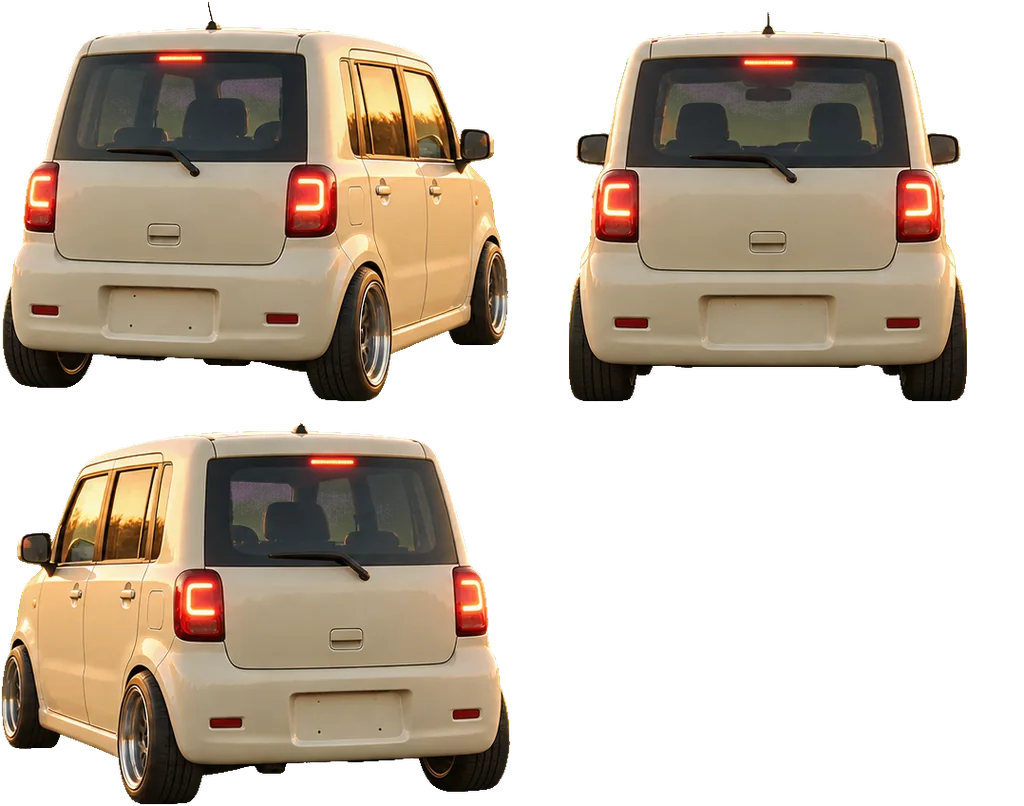
#> input picture assets/cars/kei.webp, 1024 x 806 px, given in place of grab_red_car_3view.mp4_0.5.png, which was not available
$ python key_cars.py
#> lines starting #> are read from the running program, lines starting #| are printed output that depends on the picture; after the words box and inside, x2 and y2 are one past the last pixel; in counts of white or black regions, pixels touching at a corner belong together; pictures that were not available may be replaced by others from this repository, and a replacement may not be noted
#!/usr/bin/env python3
"""Chroma-key the Gemini car videos into 6-frame sprite sheets.

Sheet frame order (left to right):
  0 noseR  (video LEFT car: yawed so its nose points right of frame)
  1 mid    (straight)
  2 noseL  (video RIGHT car, the mirror)
  3-5 the same three views with exhaust flames
All six frames share one canvas (same width/height, same ground baseline).
"""
import sys, json, os, subprocess
import numpy as np
from PIL import Image

A = "/Users/ananseclaw/staging/lz-fable-assets"
OUT = sys.argv[1] if len(sys.argv) > 1 else os.path.join(A, "out")
os.makedirs(OUT, exist_ok=True)
CARS = {"red": ("red_car_3view.mp4", 0.5, 3.0), "silver": ("silver_car_3view.mp4", 0.5, 3.5)}

def grab(video, t):
#> called with video = 'red_car_3view.mp4', t = 0.5
    p = os.path.join(A, "frames", f"grab_{os.path.basename(video)}_{t}.png")
    subprocess.run(["ffmpeg", "-v", "error", "-y", "-ss", str(t), "-i", os.path.join(A, video), "-frames:v", "1", p], check=True)
#> (this line was passed over: subprocess is not available in this run)
    return np.asarray(Image.open(p).convert("RGB")).astype(np.float32)
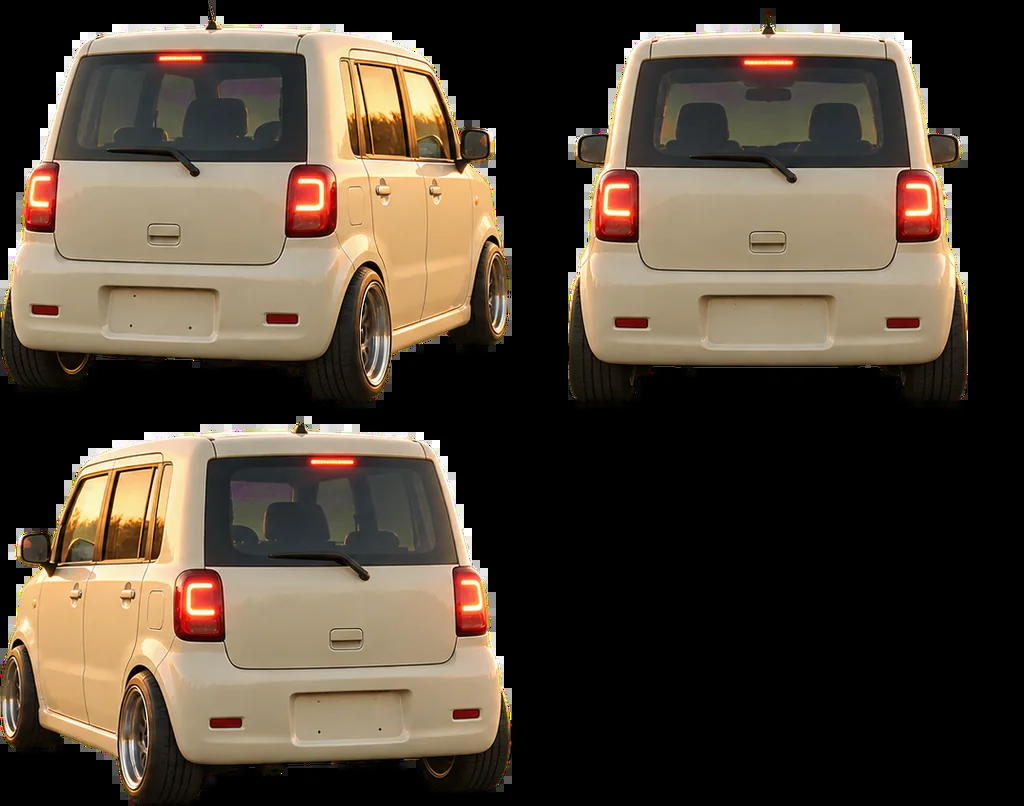
#> returned value: shape (806, 1024, 3) float32; mean of channels 0, 1, 2 80, 68.4, 54.9; drawn as R, G, B

def key(rgb):
    r, g, b = rgb[..., 0], rgb[..., 1], rgb[..., 2]
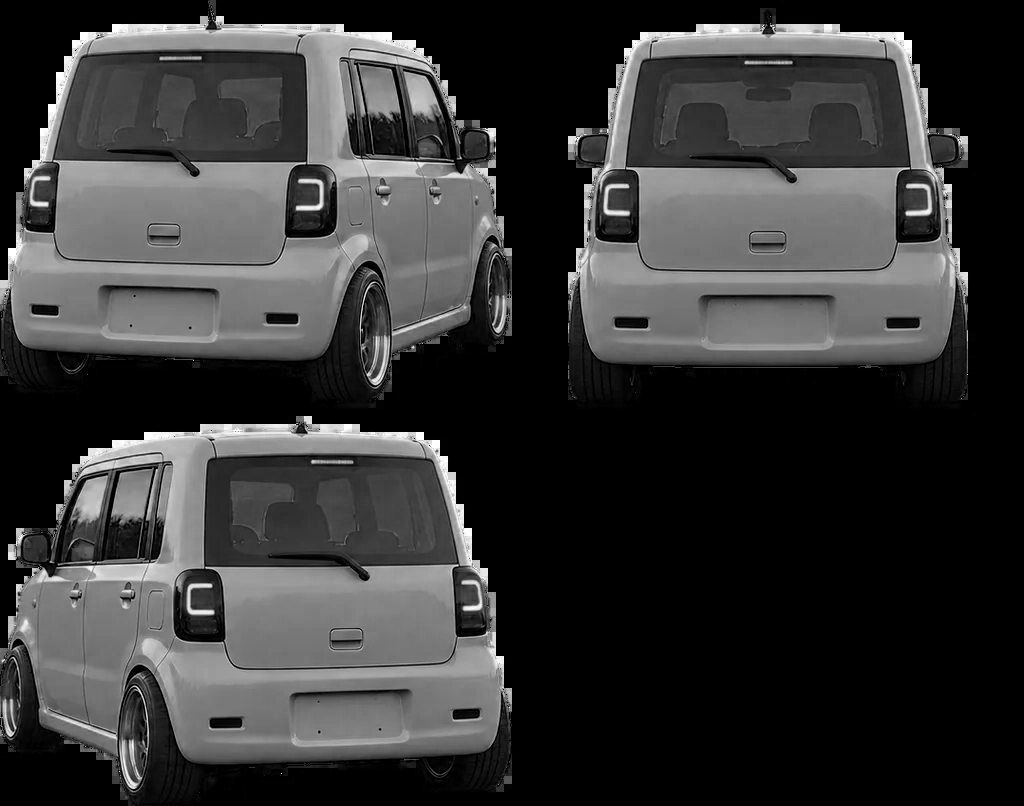
#> b: shape (806, 1024) float32; min 0, max 255, mean 54.9
    d = g - np.maximum(r, b)                      # green dominance
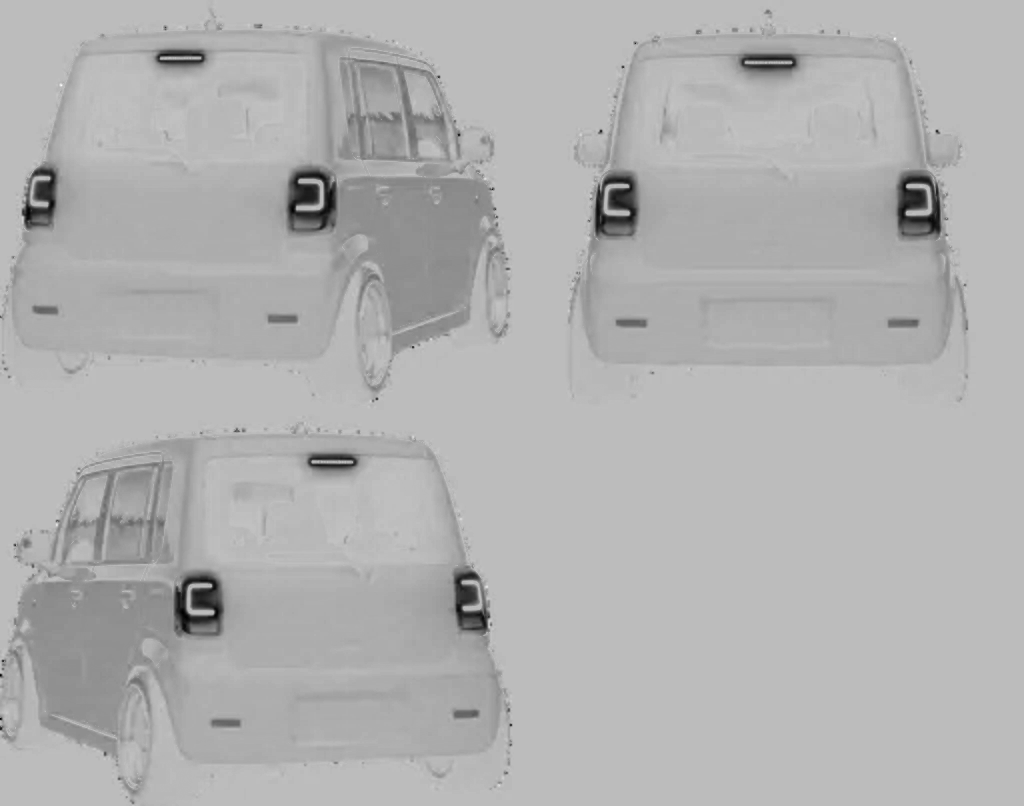
#> d: shape (806, 1024) float32; min -207, max 73, mean -11.9; drawn with min black and max white
    lo, hi = 10.0, 48.0
    alpha = np.clip(1.0 - (d - lo) / (hi - lo), 0.0, 1.0)
    # background colour (median of the top rows, which are pure screen)
    G = np.median(rgb[:40].reshape(-1, 3), axis=0)
#> G = [0, 0, 0]
    # unmix anti-aliased edges: c = a*fg + (1-a)*G
    a3 = alpha[..., None]
    safe = np.maximum(a3, 0.2)
    fg = (rgb - (1 - a3) * G) / safe
    fg = np.where(a3 > 0.05, fg, rgb)
    # despill: green never above the larger of red/blue
    mx = np.maximum(fg[..., 0], fg[..., 2])
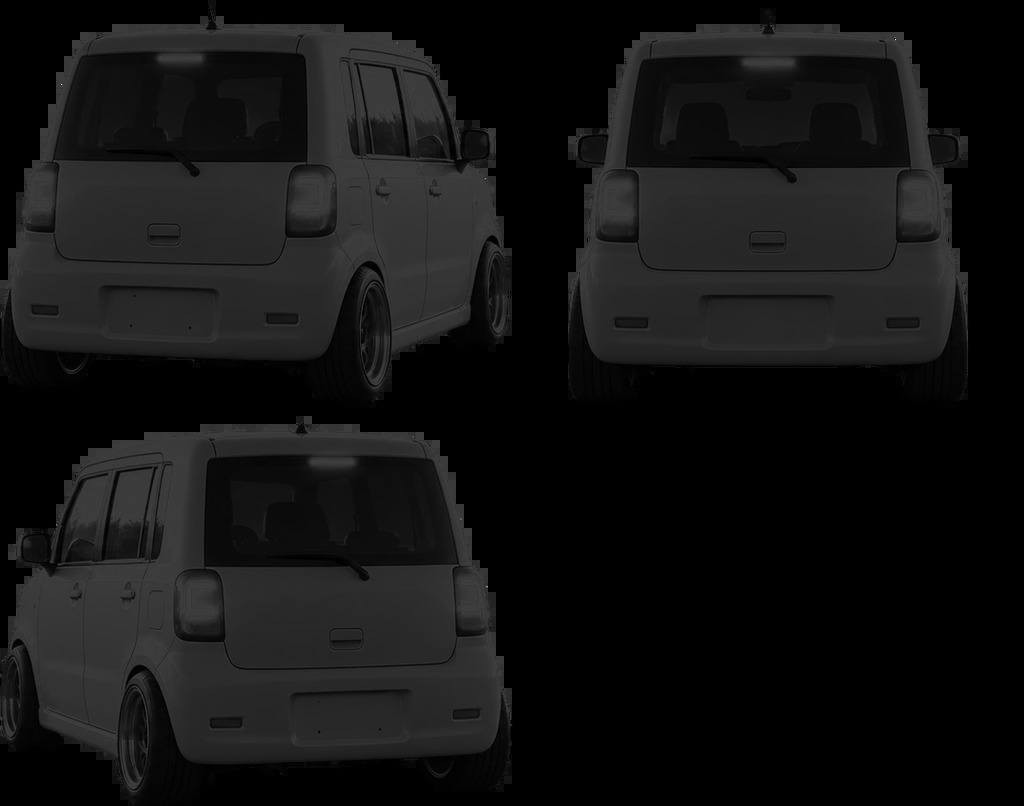
#> mx: shape (806, 1024) float32; min 0, max 1060, mean 80.3; drawn with min black and max white
    fg[..., 1] = np.minimum(fg[..., 1], mx + 2)
#> fg: shape (806, 1024, 3) float32; mean of channels 0, 1, 2 80, 68.4, 54.9
    fg = np.clip(fg, 0, 255)
    return fg, alpha

def components(mask):
    """Connected components (4-neighbour) without scipy: iterative label propagation on a
    downsampled grid is too lossy, so do a simple two-pass union-find on rows."""
    h, w = mask.shape
    labels = np.zeros((h, w), np.int32)
    parent = [0]
    def find(x):
        while parent[x] != x:
            parent[x] = parent[parent[x]]
            x = parent[x]
        return x
    nxt = 1
    for y in range(h):
        row = mask[y]
        xs = np.flatnonzero(row)
        if not len(xs):
            continue
        # runs of consecutive pixels
        breaks = np.flatnonzero(np.diff(xs) > 1)
        starts = np.concatenate(([xs[0]], xs[breaks + 1]))
        ends = np.concatenate((xs[breaks], [xs[-1]]))
        for s, e in zip(starts, ends):
            lab = 0
            if y > 0:
                above = labels[y - 1, s:e + 1]
                ids = np.unique(above[above > 0])
                if len(ids):
                    roots = sorted(set(find(int(i)) for i in ids))
                    lab = roots[0]
                    for r_ in roots[1:]:
                        parent[r_] = lab
            if lab == 0:
                lab = nxt; parent.append(lab); nxt += 1
            labels[y, s:e + 1] = lab
    flat = labels.ravel()
    roots = np.array([find(i) for i in range(nxt)], np.int32)
    return roots[flat].reshape(h, w)

def clean(alpha, keep_min=1500):
    """Drop small floating bits (sun glints, specks) and tiny holes."""
#> called with keep_min = 1500
    m = alpha > 0.5
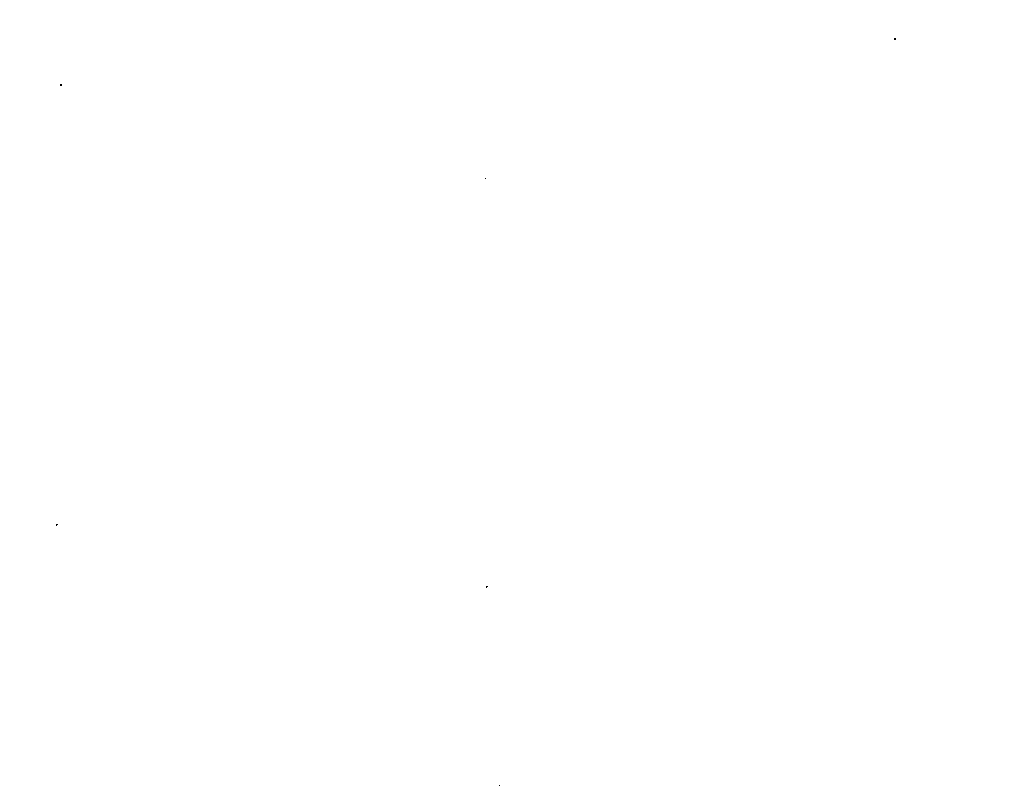
#> m: shape (806, 1024) bool; 100% white; black in thin lines or dots, all inside (x1, y1, x2, y2) = (56, 38, 896, 786)
    lab = components(m)
#> the loop in components, `for y in range(h):` made 806 passes
#> (starts, ends) on passes 1 to 3: ([0], [1023]), ([0], [1023]), ([0], [1023])
#> after the loop in components, `for y in range(h):`: nxt = 2; parent = [0, 1]
    ids, cnt = np.unique(lab[lab > 0], return_counts=True)
#> ids = [1]; cnt = [825328]
    keep = np.isin(lab, ids[cnt >= keep_min])
    # also keep soft pixels that touch a kept region (dilate 2 px)
    k = keep.copy()
    for dy, dx in ((0, 1), (0, -1), (1, 0), (-1, 0), (1, 1), (-1, -1), (1, -1), (-1, 1)):
        k |= np.roll(np.roll(keep, dy, 0), dx, 1)
    for _ in range(1):
        k2 = k.copy()
        for dy, dx in ((0, 1), (0, -1), (1, 0), (-1, 0)):
            k2 |= np.roll(np.roll(k, dy, 0), dx, 1)
        k = k2
    return alpha * k

def seam(alpha, fg, a, b, target):
    """Lowest-cost top-to-bottom seam between columns a..b: prefers transparent pixels,
    then dark crevices, so touching cars are separated along their shadow line."""
    luma = (fg[:, a:b, 0] * 0.3 + fg[:, a:b, 1] * 0.59 + fg[:, a:b, 2] * 0.11) / 255.0
    cost = alpha[:, a:b] * (0.15 + luma) + 0.004 * np.abs(np.arange(a, b)[None, :] - target)
    h, w = cost.shape
    acc = cost.copy(); back = np.zeros((h, w), np.int8)
    for y in range(1, h):
        p = acc[y - 1]
        left = np.concatenate(([1e9], p[:-1])) + 0.02
        right = np.concatenate((p[1:], [1e9])) + 0.02
        stack = np.stack((left, p, right))
        k = np.argmin(stack, axis=0)
        acc[y] += stack[k, np.arange(w)]; back[y] = k - 1
    x = int(np.argmin(acc[-1])); xs = np.zeros(h, np.int32)
    for y in range(h - 1, -1, -1):
        xs[y] = x + a; x = x + int(back[y, x]) if y > 0 else x
    return xs

def splits(alpha, fg):
    w = alpha.shape[1]
    s1 = seam(alpha, fg, 430, 540, 476)   # between the mirrors of the left and middle cars
    s2 = seam(alpha, fg, 740, 850, 805)
    return s1, s2

def bbox(alpha, thr=0.5):
    ys, xs = np.where(alpha > thr)
    return int(xs.min()), int(ys.min()), int(xs.max()) + 1, int(ys.max()) + 1

if __name__ == "__main__":
    meta = {}
    for name, (video, t_clean, t_flame) in CARS.items():
        frames = []
        for t in (t_clean, t_flame):
            rgb = grab(video, t)
            fg, al = key(rgb)
            al = clean(al)
            frames.append((fg, al))
        # per-frame, per-view alpha masks cut along the seams
        H0, W0 = frames[0][1].shape
#> H0 = 806; W0 = 1024
        xx = np.arange(W0)[None, :]
        masked = []  # masked[frame][view] = alpha
        for fi, (fg, al) in enumerate(frames):
            s1, s2 = splits(al, fg)
            print(name, "frame", fi, "seam1 range", s1.min(), s1.max(), "seam2 range", s2.min(), s2.max())
#> (the run stopped early here; a loop or call above may not have finished)

$ run again, on assets/cars/rally.webp
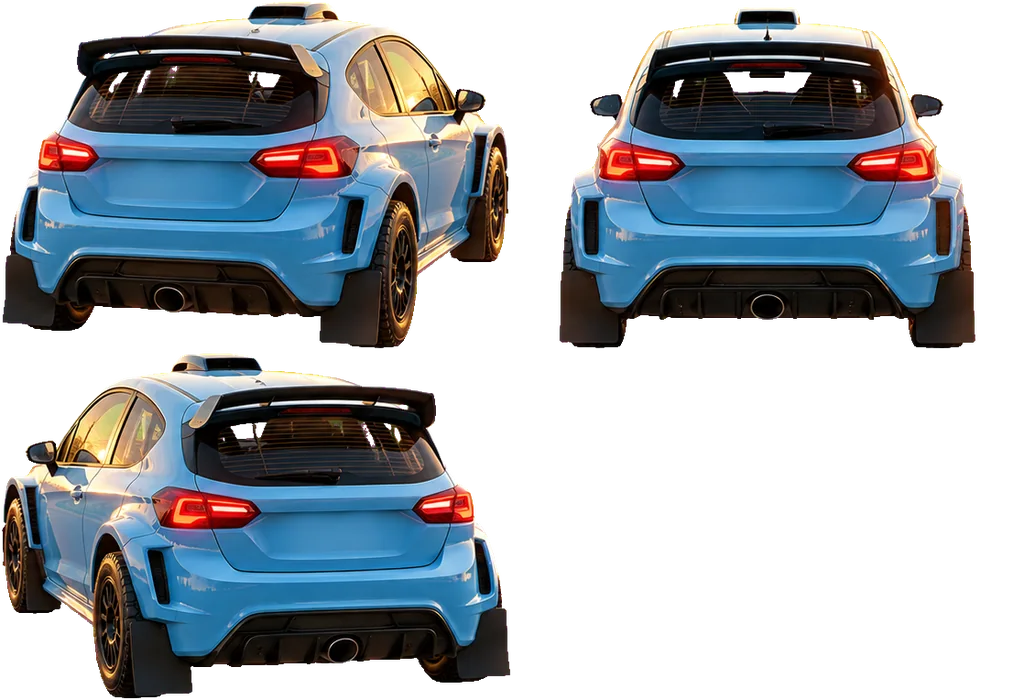
#> input picture assets/cars/rally.webp, 1024 x 700 px, given in place of grab_red_car_3view.mp4_0.5.png, which was not available
#> G = [0, 0, 0]
#> in key, `mx = np.maximum(fg[..., 0], fg[..., 2])`:
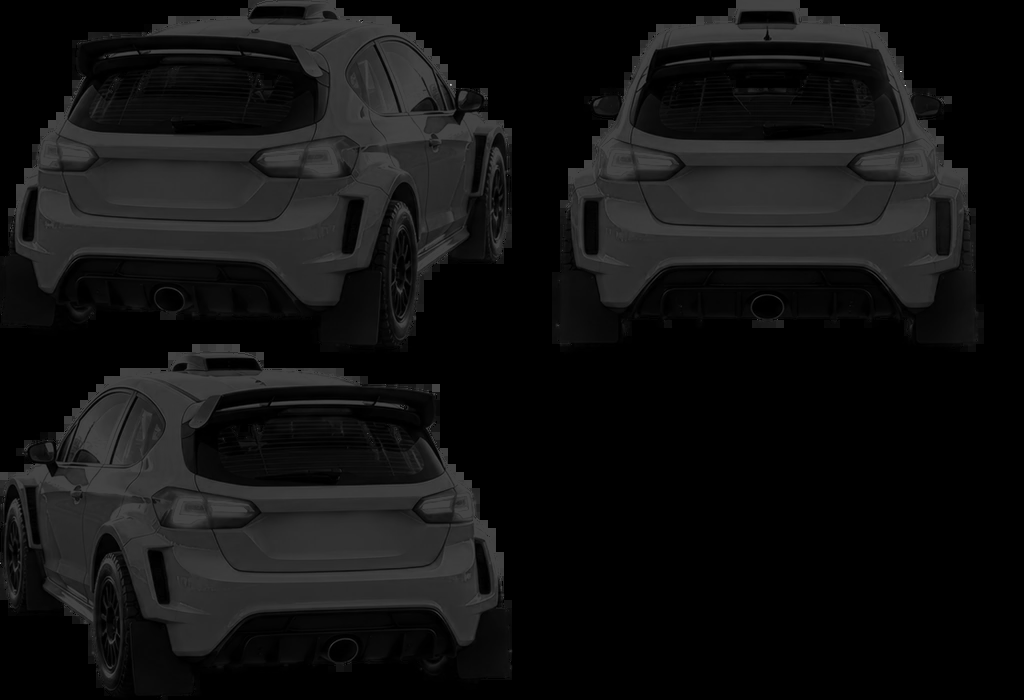
#> mx: shape (700, 1024) float32; min 0, max 950, mean 66.2; drawn with min black and max white
#> m: shape (700, 1024) bool; 100% white; black in thin lines or dots, all inside (x1, y1, x2, y2) = (0, 20, 906, 668)
#> the loop in components, `for y in range(h):` made 700 passes
#> (starts, ends) on passes 1 to 3: ([0], [1023]), ([0], [1023]), ([0], [1023])
#> after the loop in components, `for y in range(h):`: nxt = 2; parent = [0, 1]
#> ids = [1]; cnt = [716758]
#> H0 = 700; W0 = 1024
#> `chk.alpha_composite(img)`:
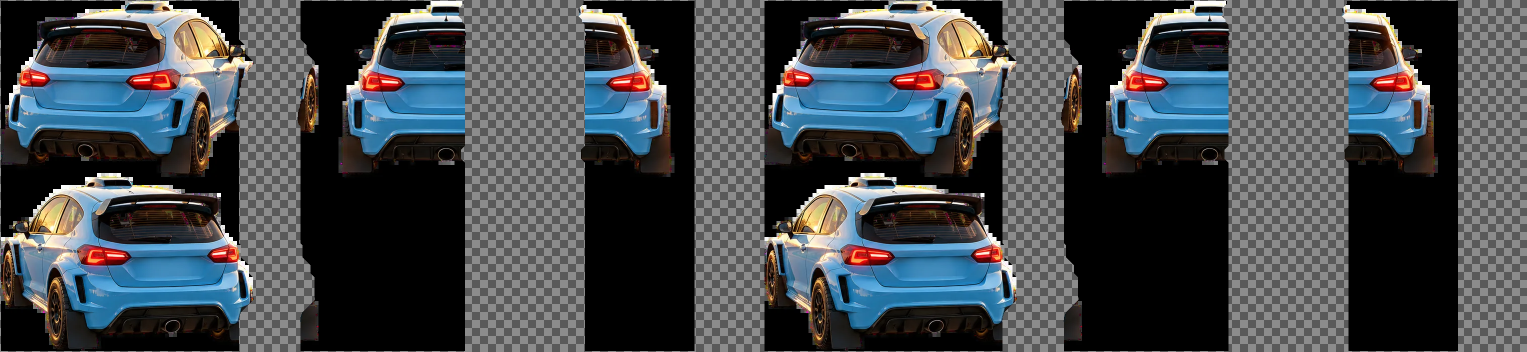
#> chk: PIL image 3054x704 RGBA (shown at 1/2 size); mean R, G, B, A 67.6, 72.2, 76, 255
